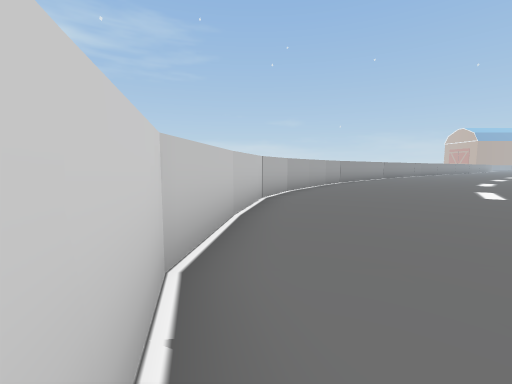
View 1 (above)

21 first-person views from a walk through a 3-D level made in the Unity game engine. The camera is 1.5 m above the floor, tilts 6° down and sees 90° across. The floor is counted in squares, 2 m on a side. Each view is taken from the middle of a square. On the plan, view 1 faces up. The plan holds only what a view shows up to about 9 squares ahead; the rest is blank. The place goes on beyond the plan. The player character is not drawn.

View 2
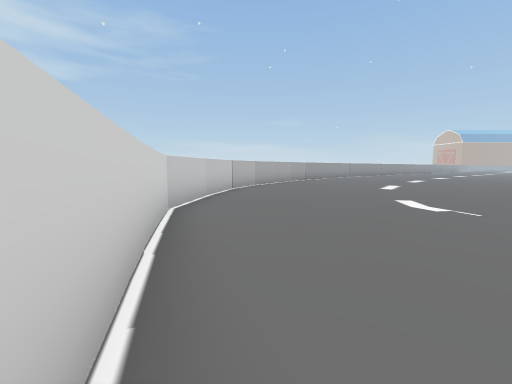

View 3
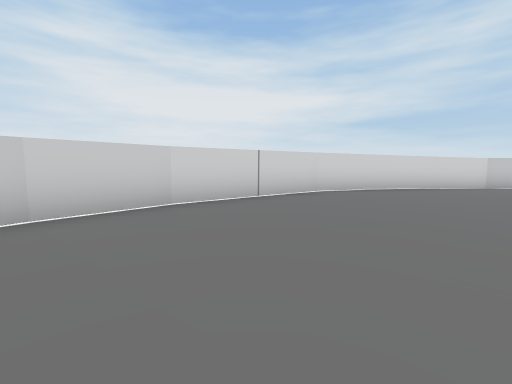

View 4
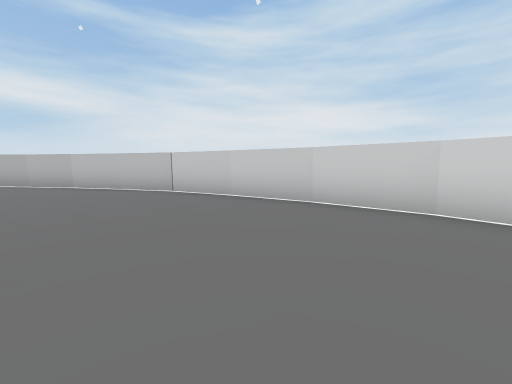

View 5
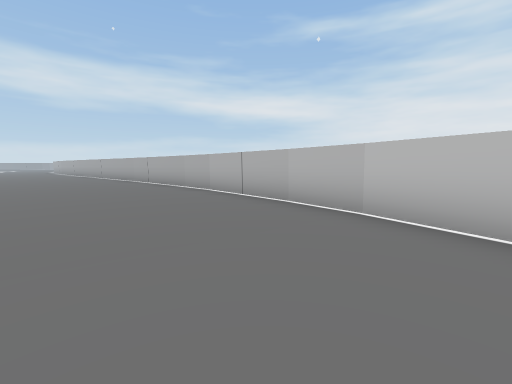

View 6
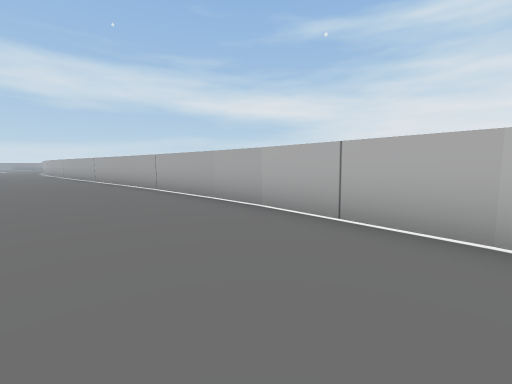

View 7
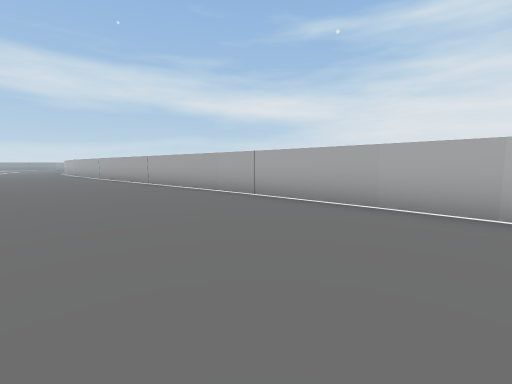

View 8
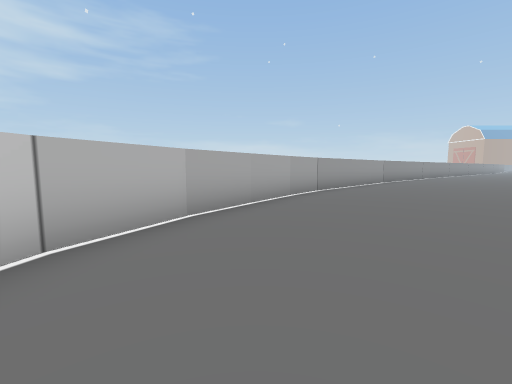

View 9
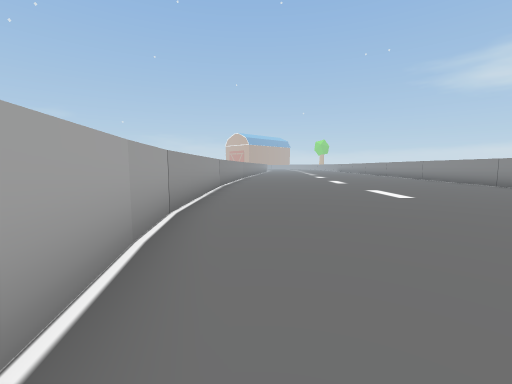

View 10
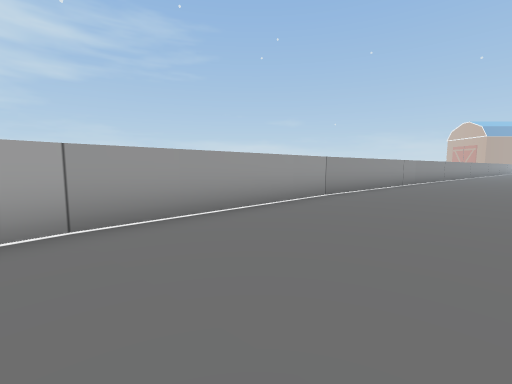

View 11
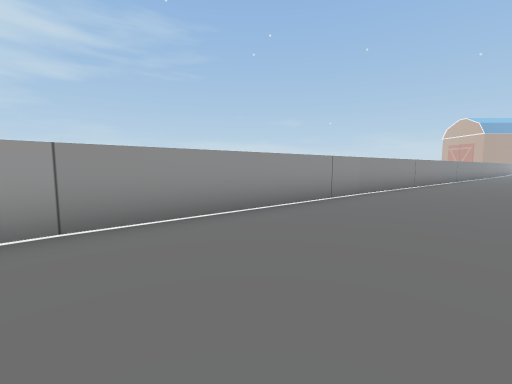

View 12
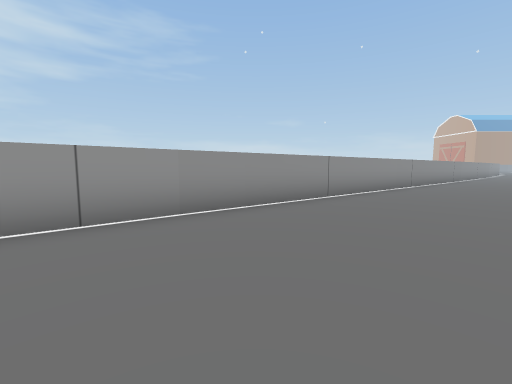

View 13
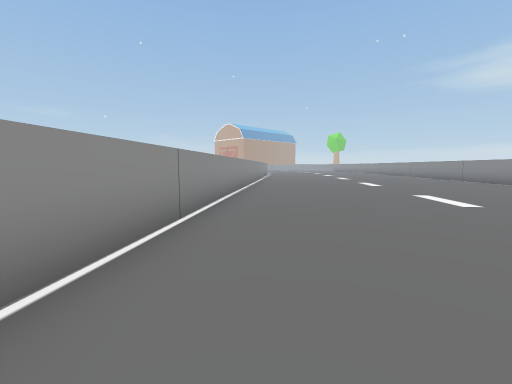

View 14
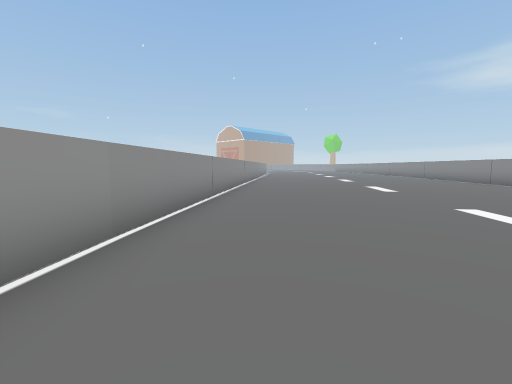

View 15
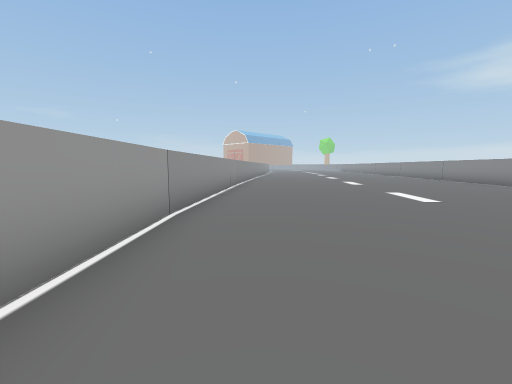

View 16
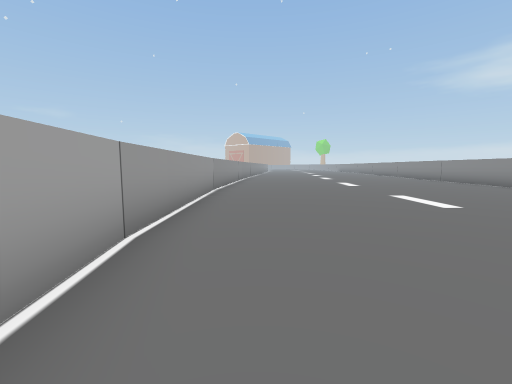

View 17
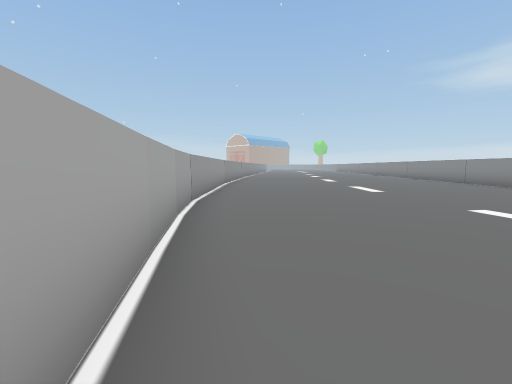

View 18
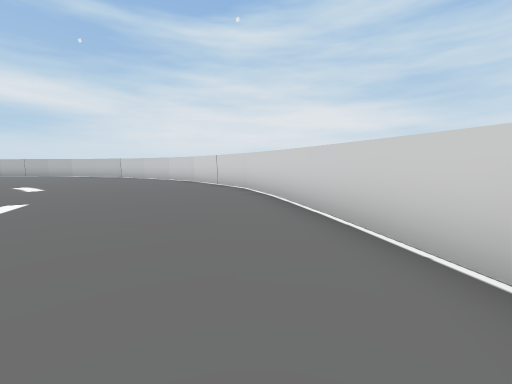

View 19
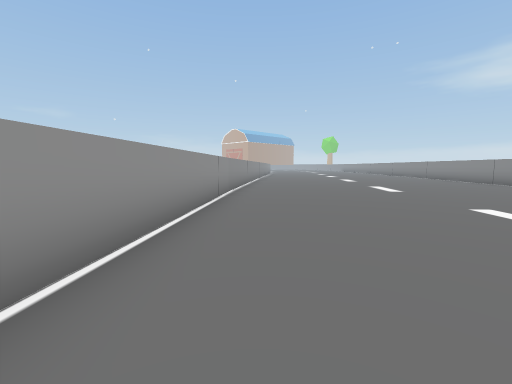

View 20
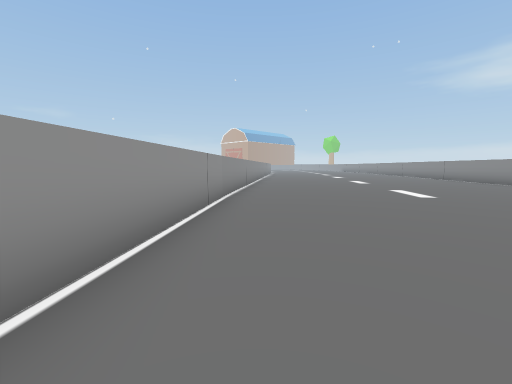

View 21
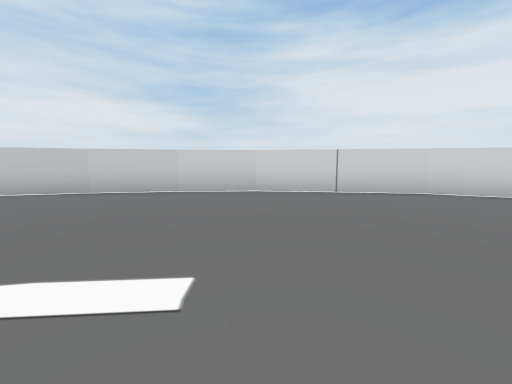

### Floor plan
Key: @ floor where view 1 was taken; # wall or solid block; . main floor; - floor 0.25 m lower than the main floor.
Columns run from 1 left of view 1 to 23 right of it. Each row starts with its distance up from view 1.
 23                 ##------
 22                ##--------
 21               ##---------
 20             ###----------
 19            ##------------
 18           ##-------------
 17          ##--------------
 16         ##-------------
 15        ##--------------
 14       ##--------------
 13      ##-------------
 12     ##....----------
 11    ##........---
 10   ##............-
  9   #..............#
  8  ##............###
  7  #............##
  6  #.........
  5 ##.........
  4 #.........
  3 #........
  2 #.......
  1 #......
  0 #@....
 -1 ##.....
 -2  #......
 -3  #........
 -4  ##.......
 -5   #........
 -6   ##.......
 -7    ##......
 -8     ##...................
 -9      ##..................
-10       ###................
-11         ###..............
-12           #######......##
-13                 ########

Positions as (right, up) in squares from view 1, and headings:
1: (0, 0), facing up
2: (1, -3), facing up
3: (8, -6), facing left
4: (6, -4), facing down
5: (10, -8), facing down-right
6: (13, -9), facing down-right
7: (16, -8), facing down-right
8: (2, 4), facing up
9: (2, 8), facing up-right
10: (6, 9), facing up
11: (10, 13), facing up
12: (14, 16), facing up
13: (14, 19), facing up-right
14: (12, 17), facing up-right
15: (6, 12), facing up-right
16: (3, 9), facing up-right
17: (1, 7), facing up-right
18: (1, 3), facing down
19: (8, 14), facing up-right
20: (9, 15), facing up-right
21: (8, -3), facing down-left
